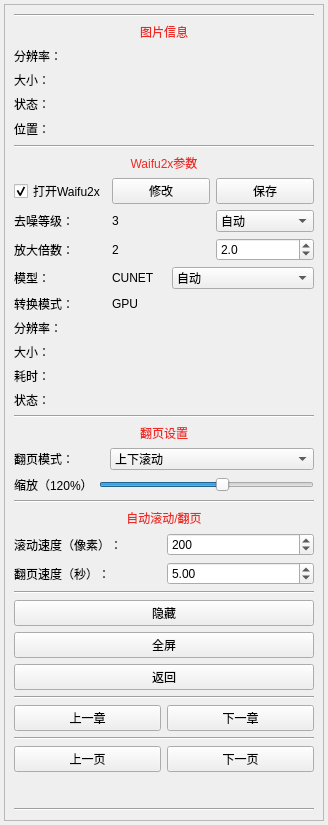
<?xml version="1.0" encoding="UTF-8"?>
<ui version="4.0">
 <class>ReadImg</class>
 <widget class="QWidget" name="ReadImg">
  <property name="geometry">
   <rect>
    <x>0</x>
    <y>0</y>
    <width>328</width>
    <height>825</height>
   </rect>
  </property>
  <property name="windowTitle">
   <string>工具</string>
  </property>
  <property name="autoFillBackground">
   <bool>false</bool>
  </property>
  <property name="styleSheet">
   <string notr="true"/>
  </property>
  <layout class="QGridLayout" name="gridLayout_2">
   <property name="leftMargin">
    <number>4</number>
   </property>
   <property name="topMargin">
    <number>4</number>
   </property>
   <property name="rightMargin">
    <number>4</number>
   </property>
   <property name="bottomMargin">
    <number>4</number>
   </property>
   <item row="0" column="0">
    <widget class="SmoothScrollArea" name="scrollArea22">
     <property name="widgetResizable">
      <bool>true</bool>
     </property>
     <widget class="QWidget" name="scrollAreaWidgetContents">
      <property name="geometry">
       <rect>
        <x>0</x>
        <y>0</y>
        <width>318</width>
        <height>815</height>
       </rect>
      </property>
      <layout class="QVBoxLayout" name="verticalLayout_2">
       <item>
        <layout class="QVBoxLayout" name="verticalLayout">
         <property name="spacing">
          <number>6</number>
         </property>
         <property name="sizeConstraint">
          <enum>QLayout::SetDefaultConstraint</enum>
         </property>
         <property name="leftMargin">
          <number>0</number>
         </property>
         <property name="topMargin">
          <number>0</number>
         </property>
         <property name="rightMargin">
          <number>0</number>
         </property>
         <property name="bottomMargin">
          <number>0</number>
         </property>
         <item>
          <widget class="Line" name="line_6">
           <property name="orientation">
            <enum>Qt::Horizontal</enum>
           </property>
          </widget>
         </item>
         <item>
          <widget class="QLabel" name="label_4">
           <property name="styleSheet">
            <string notr="true">color: #ee2a24</string>
           </property>
           <property name="text">
            <string>图片信息</string>
           </property>
           <property name="alignment">
            <set>Qt::AlignCenter</set>
           </property>
          </widget>
         </item>
         <item>
          <widget class="QLabel" name="resolutionLabel">
           <property name="styleSheet">
            <string notr="true"/>
           </property>
           <property name="text">
            <string>分辨率：</string>
           </property>
          </widget>
         </item>
         <item>
          <widget class="QLabel" name="sizeLabel">
           <property name="text">
            <string>大小：</string>
           </property>
          </widget>
         </item>
         <item>
          <widget class="QLabel" name="stateLable">
           <property name="text">
            <string>状态：</string>
           </property>
          </widget>
         </item>
         <item>
          <widget class="QLabel" name="epsLabel">
           <property name="minimumSize">
            <size>
             <width>0</width>
             <height>20</height>
            </size>
           </property>
           <property name="maximumSize">
            <size>
             <width>16777215</width>
             <height>20</height>
            </size>
           </property>
           <property name="text">
            <string>位置：</string>
           </property>
          </widget>
         </item>
         <item>
          <widget class="Line" name="line">
           <property name="orientation">
            <enum>Qt::Horizontal</enum>
           </property>
          </widget>
         </item>
         <item>
          <widget class="QLabel" name="label">
           <property name="styleSheet">
            <string notr="true">color: #ee2a24</string>
           </property>
           <property name="text">
            <string>Waifu2x参数</string>
           </property>
           <property name="alignment">
            <set>Qt::AlignCenter</set>
           </property>
          </widget>
         </item>
         <item>
          <layout class="QGridLayout" name="gridLayout">
           <item row="5" column="0">
            <widget class="QLabel" name="resolutionWaifu">
             <property name="text">
              <string>分辨率：</string>
             </property>
            </widget>
           </item>
           <item row="1" column="1">
            <layout class="QHBoxLayout" name="horizontalLayout_3">
             <item>
              <widget class="QLabel" name="noiseLabel">
               <property name="text">
                <string>3</string>
               </property>
              </widget>
             </item>
             <item>
              <widget class="WheelComboBox" name="noiseBox">
               <item>
                <property name="text">
                 <string>自动</string>
                </property>
               </item>
               <item>
                <property name="text">
                 <string>0</string>
                </property>
               </item>
               <item>
                <property name="text">
                 <string>1</string>
                </property>
               </item>
               <item>
                <property name="text">
                 <string>2</string>
                </property>
               </item>
               <item>
                <property name="text">
                 <string>3</string>
                </property>
               </item>
              </widget>
             </item>
            </layout>
           </item>
           <item row="0" column="0">
            <widget class="QCheckBox" name="checkBox">
             <property name="styleSheet">
              <string notr="true"/>
             </property>
             <property name="text">
              <string>打开Waifu2x</string>
             </property>
             <property name="checked">
              <bool>true</bool>
             </property>
            </widget>
           </item>
           <item row="6" column="0">
            <widget class="QLabel" name="sizeWaifu">
             <property name="text">
              <string>大小：</string>
             </property>
            </widget>
           </item>
           <item row="3" column="0">
            <widget class="QLabel" name="label_8">
             <property name="maximumSize">
              <size>
               <width>35</width>
               <height>16777215</height>
              </size>
             </property>
             <property name="text">
              <string>模型：</string>
             </property>
            </widget>
           </item>
           <item row="2" column="0">
            <widget class="QLabel" name="label_3">
             <property name="text">
              <string>放大倍数：</string>
             </property>
            </widget>
           </item>
           <item row="8" column="0">
            <widget class="QLabel" name="stateWaifu">
             <property name="text">
              <string>状态：</string>
             </property>
            </widget>
           </item>
           <item row="2" column="1">
            <layout class="QHBoxLayout" name="horizontalLayout_6">
             <item>
              <widget class="QLabel" name="scaleLabel">
               <property name="text">
                <string>2</string>
               </property>
              </widget>
             </item>
             <item>
              <widget class="WheelDoubleSpinBox" name="scaleBox">
               <property name="decimals">
                <number>1</number>
               </property>
               <property name="maximum">
                <double>32.000000000000000</double>
               </property>
               <property name="singleStep">
                <double>0.100000000000000</double>
               </property>
               <property name="value">
                <double>2.000000000000000</double>
               </property>
              </widget>
             </item>
            </layout>
           </item>
           <item row="1" column="0">
            <widget class="QLabel" name="label_2">
             <property name="text">
              <string>去噪等级：</string>
             </property>
            </widget>
           </item>
           <item row="7" column="0">
            <widget class="QLabel" name="tickLabel">
             <property name="text">
              <string>耗时：</string>
             </property>
            </widget>
           </item>
           <item row="4" column="0">
            <widget class="QLabel" name="label_9">
             <property name="text">
              <string>转换模式：</string>
             </property>
            </widget>
           </item>
           <item row="3" column="1">
            <layout class="QHBoxLayout" name="horizontalLayout_8">
             <item>
              <widget class="QLabel" name="modelLabel">
               <property name="text">
                <string>CUNET</string>
               </property>
              </widget>
             </item>
             <item>
              <widget class="WheelComboBox" name="modelBox">
               <item>
                <property name="text">
                 <string>自动</string>
                </property>
               </item>
               <item>
                <property name="text">
                 <string>cunet</string>
                </property>
               </item>
               <item>
                <property name="text">
                 <string>photo</string>
                </property>
               </item>
               <item>
                <property name="text">
                 <string>anime_style_art_rgb</string>
                </property>
               </item>
              </widget>
             </item>
            </layout>
           </item>
           <item row="4" column="1">
            <widget class="QLabel" name="gpuLabel">
             <property name="maximumSize">
              <size>
               <width>250</width>
               <height>16777215</height>
              </size>
             </property>
             <property name="text">
              <string>GPU</string>
             </property>
            </widget>
           </item>
           <item row="5" column="1">
            <widget class="QLabel" name="waifu2xRes">
             <property name="text">
              <string/>
             </property>
            </widget>
           </item>
           <item row="6" column="1">
            <widget class="QLabel" name="waifu2xSize">
             <property name="text">
              <string/>
             </property>
            </widget>
           </item>
           <item row="7" column="1">
            <widget class="QLabel" name="waifu2xTick">
             <property name="text">
              <string/>
             </property>
            </widget>
           </item>
           <item row="8" column="1">
            <widget class="QLabel" name="waifu2xStatus">
             <property name="text">
              <string/>
             </property>
            </widget>
           </item>
           <item row="0" column="1">
            <layout class="QHBoxLayout" name="horizontalLayout_9">
             <item>
              <widget class="QPushButton" name="waifu2xSave">
               <property name="text">
                <string>修改</string>
               </property>
              </widget>
             </item>
             <item>
              <widget class="QPushButton" name="waifu2xCancle">
               <property name="text">
                <string>保存</string>
               </property>
              </widget>
             </item>
            </layout>
           </item>
          </layout>
         </item>
         <item>
          <widget class="Line" name="line_2">
           <property name="orientation">
            <enum>Qt::Horizontal</enum>
           </property>
          </widget>
         </item>
         <item>
          <widget class="QLabel" name="label_6">
           <property name="styleSheet">
            <string notr="true">color: #ee2a24</string>
           </property>
           <property name="text">
            <string>翻页设置</string>
           </property>
           <property name="alignment">
            <set>Qt::AlignCenter</set>
           </property>
          </widget>
         </item>
         <item>
          <layout class="QHBoxLayout" name="horizontalLayout_11">
           <item>
            <widget class="QLabel" name="label_5">
             <property name="maximumSize">
              <size>
               <width>90</width>
               <height>16777215</height>
              </size>
             </property>
             <property name="styleSheet">
              <string notr="true"/>
             </property>
             <property name="text">
              <string>翻页模式：</string>
             </property>
             <property name="alignment">
              <set>Qt::AlignLeading|Qt::AlignLeft|Qt::AlignVCenter</set>
             </property>
            </widget>
           </item>
           <item>
            <widget class="WheelComboBox" name="comboBox">
             <item>
              <property name="text">
               <string>上下滚动</string>
              </property>
             </item>
             <item>
              <property name="text">
               <string>默认</string>
              </property>
             </item>
             <item>
              <property name="text">
               <string>左右双页</string>
              </property>
             </item>
             <item>
              <property name="text">
               <string>右左双页</string>
              </property>
             </item>
             <item>
              <property name="text">
               <string>左右滚动</string>
              </property>
             </item>
             <item>
              <property name="text">
               <string>右左滚动</string>
              </property>
             </item>
            </widget>
           </item>
          </layout>
         </item>
         <item>
          <layout class="QHBoxLayout" name="horizontalLayout_10">
           <item>
            <widget class="QLabel" name="zoomLabel">
             <property name="text">
              <string>缩放（120%）</string>
             </property>
            </widget>
           </item>
           <item>
            <widget class="WheelSlider" name="zoomSlider">
             <property name="styleSheet">
              <string notr="true"/>
             </property>
             <property name="minimum">
              <number>10</number>
             </property>
             <property name="maximum">
              <number>200</number>
             </property>
             <property name="singleStep">
              <number>10</number>
             </property>
             <property name="value">
              <number>120</number>
             </property>
             <property name="orientation">
              <enum>Qt::Horizontal</enum>
             </property>
            </widget>
           </item>
          </layout>
         </item>
         <item>
          <widget class="Line" name="line_3">
           <property name="orientation">
            <enum>Qt::Horizontal</enum>
           </property>
          </widget>
         </item>
         <item>
          <widget class="QLabel" name="label_7">
           <property name="styleSheet">
            <string notr="true">color: #ee2a24</string>
           </property>
           <property name="text">
            <string>自动滚动/翻页</string>
           </property>
           <property name="alignment">
            <set>Qt::AlignCenter</set>
           </property>
          </widget>
         </item>
         <item>
          <layout class="QHBoxLayout" name="horizontalLayout_12">
           <item>
            <widget class="QLabel" name="label_10">
             <property name="maximumSize">
              <size>
               <width>16777215</width>
               <height>16777215</height>
              </size>
             </property>
             <property name="text">
              <string>滚动速度（像素）：</string>
             </property>
            </widget>
           </item>
           <item>
            <widget class="WheelSpinBox" name="scrollSpeed">
             <property name="minimum">
              <number>1</number>
             </property>
             <property name="maximum">
              <number>4000</number>
             </property>
             <property name="value">
              <number>200</number>
             </property>
            </widget>
           </item>
          </layout>
         </item>
         <item>
          <layout class="QHBoxLayout" name="horizontalLayout_13">
           <item>
            <widget class="QLabel" name="label_11">
             <property name="maximumSize">
              <size>
               <width>16777215</width>
               <height>16777215</height>
              </size>
             </property>
             <property name="text">
              <string>翻页速度（秒）：</string>
             </property>
            </widget>
           </item>
           <item>
            <widget class="WheelDoubleSpinBox" name="turnSpeed">
             <property name="minimum">
              <double>0.100000000000000</double>
             </property>
             <property name="singleStep">
              <double>0.100000000000000</double>
             </property>
             <property name="value">
              <double>5.000000000000000</double>
             </property>
            </widget>
           </item>
          </layout>
         </item>
         <item>
          <widget class="Line" name="line_8">
           <property name="orientation">
            <enum>Qt::Horizontal</enum>
           </property>
          </widget>
         </item>
         <item>
          <widget class="QPushButton" name="pushButton_2">
           <property name="text">
            <string>隐藏</string>
           </property>
          </widget>
         </item>
         <item>
          <widget class="QPushButton" name="fullButton">
           <property name="text">
            <string>全屏</string>
           </property>
          </widget>
         </item>
         <item>
          <widget class="QPushButton" name="returePage">
           <property name="minimumSize">
            <size>
             <width>0</width>
             <height>0</height>
            </size>
           </property>
           <property name="maximumSize">
            <size>
             <width>16777215</width>
             <height>16777215</height>
            </size>
           </property>
           <property name="text">
            <string>返回</string>
           </property>
          </widget>
         </item>
         <item>
          <widget class="Line" name="line_5">
           <property name="orientation">
            <enum>Qt::Horizontal</enum>
           </property>
          </widget>
         </item>
         <item>
          <layout class="QHBoxLayout" name="horizontalLayout_7"/>
         </item>
         <item>
          <layout class="QHBoxLayout" name="horizontalLayout_5">
           <item>
            <widget class="QPushButton" name="pushButton_4">
             <property name="text">
              <string>上一章</string>
             </property>
            </widget>
           </item>
           <item>
            <widget class="QPushButton" name="pushButton_5">
             <property name="text">
              <string>下一章</string>
             </property>
            </widget>
           </item>
          </layout>
         </item>
         <item>
          <widget class="Line" name="line_7">
           <property name="orientation">
            <enum>Qt::Horizontal</enum>
           </property>
          </widget>
         </item>
         <item>
          <layout class="QHBoxLayout" name="horizontalLayout">
           <item>
            <widget class="QPushButton" name="lastPage">
             <property name="minimumSize">
              <size>
               <width>0</width>
               <height>0</height>
              </size>
             </property>
             <property name="maximumSize">
              <size>
               <width>16777215</width>
               <height>16777215</height>
              </size>
             </property>
             <property name="text">
              <string>上一页</string>
             </property>
            </widget>
           </item>
           <item>
            <widget class="QPushButton" name="nextPage">
             <property name="minimumSize">
              <size>
               <width>0</width>
               <height>0</height>
              </size>
             </property>
             <property name="maximumSize">
              <size>
               <width>16777215</width>
               <height>16777215</height>
              </size>
             </property>
             <property name="text">
              <string>下一页</string>
             </property>
            </widget>
           </item>
          </layout>
         </item>
         <item>
          <spacer name="verticalSpacer">
           <property name="orientation">
            <enum>Qt::Vertical</enum>
           </property>
           <property name="sizeHint" stdset="0">
            <size>
             <width>20</width>
             <height>40</height>
            </size>
           </property>
          </spacer>
         </item>
         <item>
          <widget class="Line" name="line_4">
           <property name="orientation">
            <enum>Qt::Horizontal</enum>
           </property>
          </widget>
         </item>
        </layout>
       </item>
      </layout>
     </widget>
    </widget>
   </item>
  </layout>
 </widget>
 <customwidgets>
  <customwidget>
   <class>SmoothScrollArea</class>
   <extends>QScrollArea</extends>
   <header location="global">component.scroll_area.smooth_scroll_area.h</header>
   <container>1</container>
  </customwidget>
  <customwidget>
   <class>WheelComboBox</class>
   <extends>QComboBox</extends>
   <header location="global">component.box.wheel_combo_box.h</header>
  </customwidget>
  <customwidget>
   <class>WheelDoubleSpinBox</class>
   <extends>QDoubleSpinBox</extends>
   <header location="global">component.box.wheel_double_spin_box.h</header>
  </customwidget>
  <customwidget>
   <class>WheelSpinBox</class>
   <extends>QSpinBox</extends>
   <header location="global">component.box.wheel_spin_box.h</header>
  </customwidget>
  <customwidget>
   <class>WheelSlider</class>
   <extends>QSlider</extends>
   <header location="global">component.box.wheel_slider.h</header>
  </customwidget>
 </customwidgets>
 <resources/>
 <connections>
  <connection>
   <sender>pushButton_5</sender>
   <signal>clicked()</signal>
   <receiver>ReadImg</receiver>
   <slot>OpenNextEps()</slot>
   <hints>
    <hint type="sourcelabel">
     <x>285</x>
     <y>667</y>
    </hint>
    <hint type="destinationlabel">
     <x>278</x>
     <y>422</y>
    </hint>
   </hints>
  </connection>
  <connection>
   <sender>lastPage</sender>
   <signal>clicked()</signal>
   <receiver>ReadImg</receiver>
   <slot>LastPage()</slot>
   <hints>
    <hint type="sourcelabel">
     <x>113</x>
     <y>707</y>
    </hint>
    <hint type="destinationlabel">
     <x>181</x>
     <y>488</y>
    </hint>
   </hints>
  </connection>
  <connection>
   <sender>nextPage</sender>
   <signal>clicked()</signal>
   <receiver>ReadImg</receiver>
   <slot>NextPage()</slot>
   <hints>
    <hint type="sourcelabel">
     <x>285</x>
     <y>707</y>
    </hint>
    <hint type="destinationlabel">
     <x>181</x>
     <y>479</y>
    </hint>
   </hints>
  </connection>
  <connection>
   <sender>pushButton_4</sender>
   <signal>clicked()</signal>
   <receiver>ReadImg</receiver>
   <slot>OpenLastEps()</slot>
   <hints>
    <hint type="sourcelabel">
     <x>83</x>
     <y>667</y>
    </hint>
    <hint type="destinationlabel">
     <x>278</x>
     <y>437</y>
    </hint>
   </hints>
  </connection>
  <connection>
   <sender>pushButton_2</sender>
   <signal>clicked()</signal>
   <receiver>ReadImg</receiver>
   <slot>hide()</slot>
   <hints>
    <hint type="sourcelabel">
     <x>165</x>
     <y>537</y>
    </hint>
    <hint type="destinationlabel">
     <x>105</x>
     <y>392</y>
    </hint>
   </hints>
  </connection>
  <connection>
   <sender>returePage</sender>
   <signal>clicked()</signal>
   <receiver>ReadImg</receiver>
   <slot>ReturnPage()</slot>
   <hints>
    <hint type="sourcelabel">
     <x>202</x>
     <y>595</y>
    </hint>
    <hint type="destinationlabel">
     <x>181</x>
     <y>455</y>
    </hint>
   </hints>
  </connection>
  <connection>
   <sender>checkBox</sender>
   <signal>clicked()</signal>
   <receiver>ReadImg</receiver>
   <slot>OpenWaifu()</slot>
   <hints>
    <hint type="sourcelabel">
     <x>101</x>
     <y>182</y>
    </hint>
    <hint type="destinationlabel">
     <x>181</x>
     <y>318</y>
    </hint>
   </hints>
  </connection>
  <connection>
   <sender>fullButton</sender>
   <signal>clicked()</signal>
   <receiver>ReadImg</receiver>
   <slot>FullScreen()</slot>
   <hints>
    <hint type="sourcelabel">
     <x>113</x>
     <y>566</y>
    </hint>
    <hint type="destinationlabel">
     <x>278</x>
     <y>466</y>
    </hint>
   </hints>
  </connection>
  <connection>
   <sender>waifu2xSave</sender>
   <signal>clicked()</signal>
   <receiver>ReadImg</receiver>
   <slot>Waifu2xSave()</slot>
   <hints>
    <hint type="sourcelabel">
     <x>193</x>
     <y>186</y>
    </hint>
    <hint type="destinationlabel">
     <x>296</x>
     <y>171</y>
    </hint>
   </hints>
  </connection>
  <connection>
   <sender>waifu2xCancle</sender>
   <signal>clicked()</signal>
   <receiver>ReadImg</receiver>
   <slot>Waifu2xCancle()</slot>
   <hints>
    <hint type="sourcelabel">
     <x>284</x>
     <y>186</y>
    </hint>
    <hint type="destinationlabel">
     <x>298</x>
     <y>203</y>
    </hint>
   </hints>
  </connection>
  <connection>
   <sender>zoomSlider</sender>
   <signal>valueChanged(int)</signal>
   <receiver>ReadImg</receiver>
   <slot>ScalePicture()</slot>
   <hints>
    <hint type="sourcelabel">
     <x>208</x>
     <y>469</y>
    </hint>
    <hint type="destinationlabel">
     <x>298</x>
     <y>433</y>
    </hint>
   </hints>
  </connection>
  <connection>
   <sender>comboBox</sender>
   <signal>currentIndexChanged(int)</signal>
   <receiver>ReadImg</receiver>
   <slot>ChangeReadMode()</slot>
   <hints>
    <hint type="sourcelabel">
     <x>285</x>
     <y>427</y>
    </hint>
    <hint type="destinationlabel">
     <x>402</x>
     <y>361</y>
    </hint>
   </hints>
  </connection>
 </connections>
 <slots>
  <slot>LastPage()</slot>
  <slot>NextPage()</slot>
  <slot>ReturnPage()</slot>
  <slot>SwitchPicture()</slot>
  <slot>CopyPicture()</slot>
  <slot>SwitchWaifu()</slot>
  <slot>OpenWaifu()</slot>
  <slot>ReduceScalePic()</slot>
  <slot>AddScalePic()</slot>
  <slot>OpenLastEps()</slot>
  <slot>OpenNextEps()</slot>
  <slot>SwitchModel()</slot>
  <slot>FullScreen()</slot>
  <slot>Waifu2xSave()</slot>
  <slot>Waifu2xCancle()</slot>
  <slot>ScalePicture()</slot>
  <slot>ChangeReadMode()</slot>
  <slot>ResetScale()</slot>
 </slots>
</ui>
